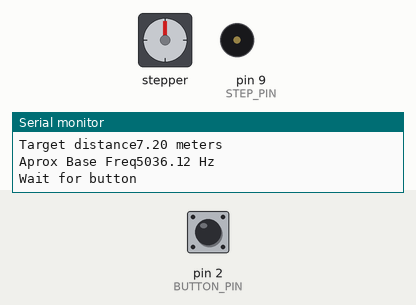
Simulated run of this sketch. Board: Arduino Uno, built with avr-gcc and run on an emulated ATmega328P. Shown: stepper motor, buzzer (waves = sounding), the last lines printed to the serial monitor. Wiring (inferred from the names in the program): stepper motor driver (1600 steps per turn assumed): step pin 9; direction pin 12; enable pin 8. The inputs (shaded band) are chosen by the test bench; at power-on: pin 2 (BUTTON_PIN) HIGH.

Above: at 1.2 s.
1.3 s: pin 2 (BUTTON_PIN) pulled LOW for 1 s
At 14.7 s:
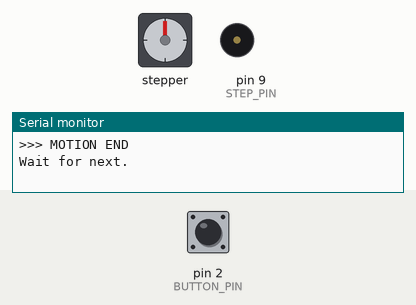
Timing chart, 0 to 15.4 s (numbered marks = the images above; inputs shaded):
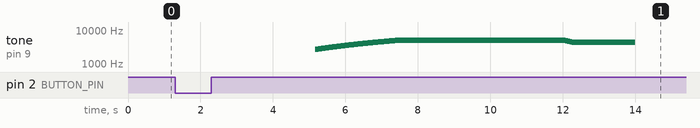

The sketch:

OldStraight.ino
```cpp
/* REMEMBER TO COMMENT OUT THE LOGGING FOR BEST PERFORMANCE*/

// Pin Definition
#define STEP_PIN 9
#define DIR_PIN  12
#define EN_PIN   8
#define BUTTON_PIN 2

// parameters
const float DISTANCE_M = 7.2;
const float WHEEL_DIAMETER_M = 0.0762;
const float targetTime = 11.5;
const int STEPS_PER_REV = 1600;

const float CALIBRATION_FACTOR = 1.2035;

// variables
float totalSteps;
float baseFreq;
unsigned long startTime;
unsigned long lastPrintTime = 0;
bool isRunning = false;

const float ACCEL_TIME = 5.0;
const float RAMP_DOWN_START = 9.5;

void setup() {
    Serial.begin(115200);

    pinMode(STEP_PIN, OUTPUT);
    pinMode(DIR_PIN, OUTPUT);
    pinMode(EN_PIN, OUTPUT);
    pinMode(BUTTON_PIN, INPUT);

    digitalWrite(EN_PIN, HIGH);
    digitalWrite(DIR_PIN, LOW);

    totalSteps = (DISTANCE_M / (PI * WHEEL_DIAMETER_M)) * STEPS_PER_REV * CALIBRATION_FACTOR;
    baseFreq = totalSteps / targetTime;

    Serial.println("Ready");
    Serial.print("Target distance"); Serial.print(DISTANCE_M); Serial.println(" meters");
    Serial.print("Aprox Base Freq"); Serial.print(baseFreq); Serial.println(" Hz");
    Serial.println("Wait for button");

    setupTimer1();
}

void loop() {
    // check for button
    if (!isRunning) {
        if (digitalRead(BUTTON_PIN) == LOW) {
            delay(50);
            if (digitalRead(BUTTON_PIN) == LOW) {
                // button must be pushed down for 200ms
                unsigned long confirmStart = millis();
                bool stillPressed = true;
                while (millis() - confirmStart < 200) {
                    if (digitalRead(BUTTON_PIN) == HIGH) {
                        stillPressed = false;
                        break;
                    }
                }

                if (stillPressed) {
                    // wait for release
                    while(digitalRead(BUTTON_PIN) == LOW);
                    delay(200);
                    startTask();
                }
            }
        }
    }
    if (isRunning) {
        float elapsed = (millis() - startTime) / 1000.0;
        float currentFreq = 0;

        if (elapsed < targetTime) {
            // S curve acceleration
            if (elapsed < ACCEL_TIME) {
                currentFreq = baseFreq * (elapsed / ACCEL_TIME);
            } else if (elapsed > RAMP_DOWN_START) {
                float rampDuration = targetTime - RAMP_DOWN_START;
                currentFreq = baseFreq * (1.0 - ((elapsed - RAMP_DOWN_START) / rampDuration));
            } else {
                currentFreq = baseFreq;
            }

            updateTimer1(currentFreq);


            // print status every 500 ms
            if (millis() - lastPrintTime > 500) {
                lastPrintTime = millis();
                float progress = (elapsed / targetTime) * 100.0;
                Serial.print("Progress: "); Serial.print(progress, 1); Serial.print("% | ");
                Serial.print("Time: "); Serial.print(elapsed, 1); Serial.print("s | ");
                Serial.print("Current Freq: "); Serial.print(currentFreq, 0); Serial.println(" Hz");
            }


        } else {
            stopMotors();
        }
    }
}

void startTask() {
    Serial.println("\n>>> MOTION START");
    digitalWrite(EN_PIN, LOW);
    delay(10);
    startTime = millis();
    isRunning = true;
    TCCR1B |= (1 << CS11);
}

void stopMotors() {
    isRunning = false;
    TCCR1B &= ~(1 << CS11);
    digitalWrite(STEP_PIN, LOW);
    digitalWrite(EN_PIN, HIGH);

    Serial.println(">>> MOTION END");
    Serial.println("Wait for next.");

}

void setupTimer1() {
    TCCR1A = (1 << COM1A0);
    TCCR1B = (1 << WGM12);
}

void updateTimer1(float freq) {
    if (freq < 10) return;
    uint32_t ocrVal = 1000000UL / (uint32_t)freq - 1;
    if (ocrVal > 65535) ocrVal = 65535;
    OCR1A = (uint16_t)ocrVal;
}
```

Measured:
- after the input at 1.3 s, tone on pin 9 (STEP_PIN): plays 2688 Hz for 0.02 s, 2710 Hz for 0.02 s, 2732 Hz for 0.02 s, 2747 Hz for 0.02 s, 2770 Hz for 0.02 s, 2786 Hz for 0.03 s … (191 notes in this stretch), starting after 3.9 s
